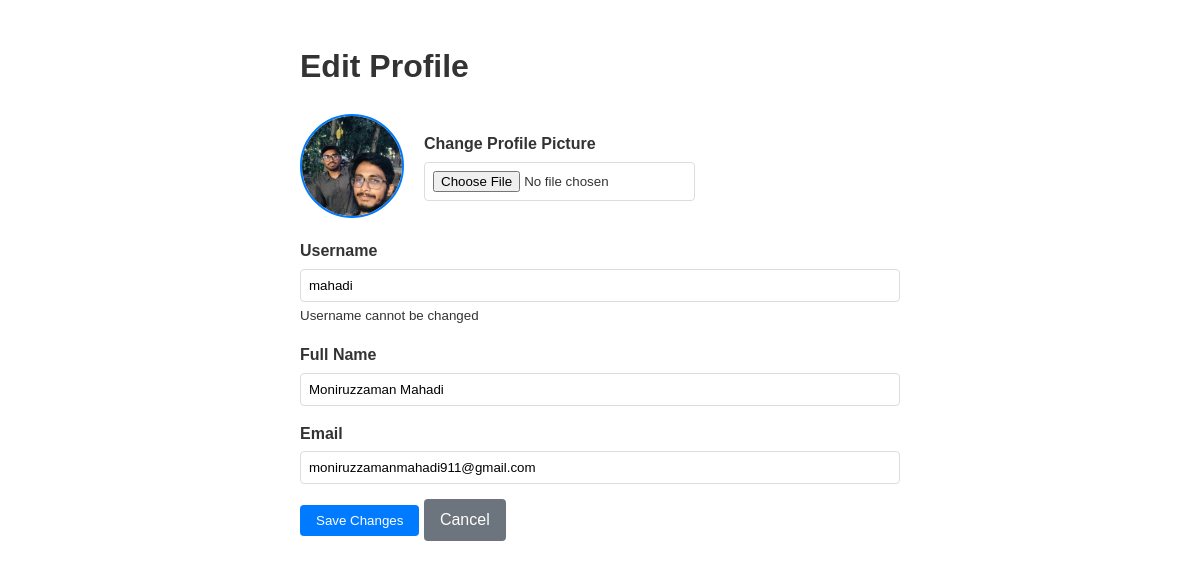
The app's page /edit_profile.php (signed in) with its own data.
### tables this page shows
CREATE TABLE `userprofile` (
  `ProfileID` int(11) NOT NULL,
  `UserID` int(11) DEFAULT NULL,
  `FullName` varchar(100) DEFAULT NULL,
  `Email` varchar(100) DEFAULT NULL,
  `ProfilePictureURL` varchar(255) DEFAULT NULL,
  `IsDeleted` tinyint(1) DEFAULT 0
);

CREATE TABLE `usercredentials` (
  `UserID` int(11) NOT NULL,
  `Username` varchar(50) NOT NULL,
  `PasswordHash` varchar(255) NOT NULL,
  `CreatedAt` timestamp NOT NULL DEFAULT current_timestamp(),
  `IsDeleted` tinyint(1) DEFAULT 0
);

### edit_profile.php (the view, shortened to what this page needs)
<?php
$db_server = "localhost";
$db_user = "root";
$db_pass = "";
$db_name = "aamm";
$conn = mysqli_connect($db_server, $db_user, $db_pass, $db_name);
$user_id = $_SESSION['user_id'];
$profile_query = "
    SELECT uc.Username, up.FullName, up.Email, up.ProfilePictureURL
    FROM usercredentials uc
    JOIN userprofile up ON uc.UserID = up.UserID
    WHERE uc.UserID = $user_id AND uc.IsDeleted = 0
";
$profile_result = $conn->query($profile_query);
$profile = $profile_result->fetch_assoc();
?>
<!DOCTYPE html>
<html>
<head>
</head>
<body>
    <h1>Edit Profile</h1>
    <form method="POST" enctype="multipart/form-data">
        <div class="profile-pic-container">
            <?php if (!empty($profile['ProfilePictureURL'])): ?>
                <img src="<?= htmlspecialchars($profile['ProfilePictureURL']) ?>" alt="Profile Picture" class="profile-pic">
            <?php else: ?>
                <div class="default-pic">👤</div>
            <?php endif; ?>
            <div>
                <label for="profile_pic">Change Profile Picture</label>
                <input type="file" id="profile_pic" name="profile_pic" accept="image/*">
            </div>
        </div>
        <div class="form-group">
            <label for="username">Username</label>
            <input type="text" id="username" value="<?= htmlspecialchars($profile['Username']) ?>" readonly>
            <small>Username cannot be changed</small>
        </div>
        <div class="form-group">
            <label for="fullname">Full Name</label>
            <input type="text" id="fullname" name="fullname" value="<?= htmlspecialchars($profile['FullName']) ?>" required>
        </div>
        <div class="form-group">
            <label for="email">Email</label>
            <input type="email" id="email" name="email" value="<?= htmlspecialchars($profile['Email']) ?>" required>
        </div>
        <button type="submit" class="btn">Save Changes</button>
        <a href="my_profile.php" class="btn" style="background-color: #6c757d;">Cancel</a>
    </form>
</body>
</html>

### edit_profile.php (style rules this page uses)
body { font-family: Arial, sans-serif; line-height: 1.6; margin: 0; padding: 20px; color: #333; max-width: 600px; margin: 0 auto; }
.profile-pic-container { display: flex; align-items: center; margin-bottom: 20px; }
.profile-pic { width: 100px; height: 100px; border-radius: 50%; object-fit: cover; margin-right: 20px; border: 2px solid #007bff; }
.form-group { margin-bottom: 15px; }
label { display: block; margin-bottom: 5px; font-weight: bold; }
input[type="text"], input[type="email"], input[type="file"] { width: 100%; padding: 8px; border: 1px solid #ddd; border-radius: 4px; box-sizing: border-box; }
.btn { display: inline-block; padding: 8px 16px; background-color: #007bff; color: white; text-decoration: none; border-radius: 4px; border: none; cursor: pointer; }

### records on screen
userprofile: ProfilePictureURL (picture), UserID.Username "mahadi", fullname "Moniruzzaman Mahadi", email "moniruzzamanmahadi911@gmail.com"
